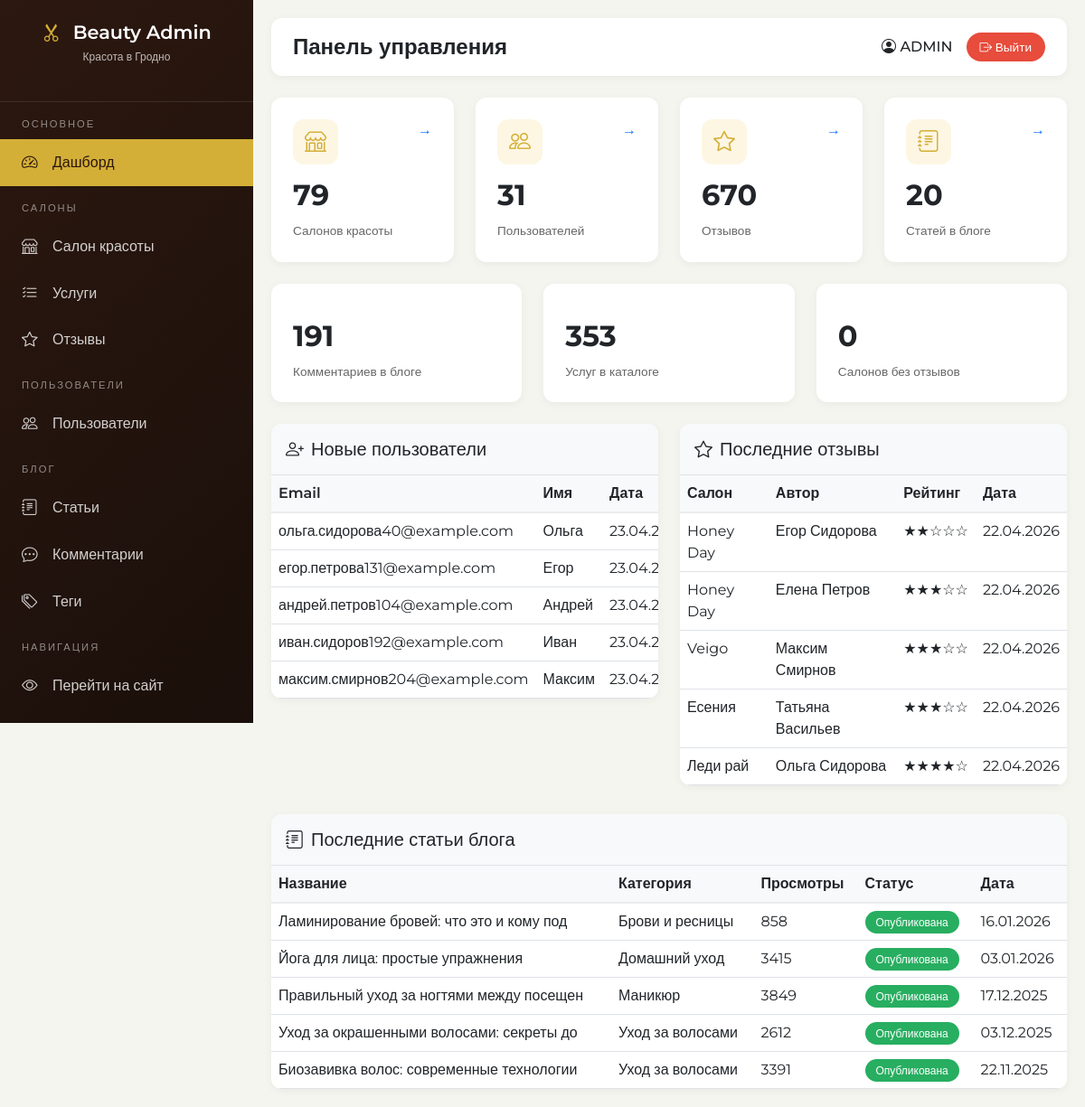
Before: /admin/ (signed in) with the older database file.
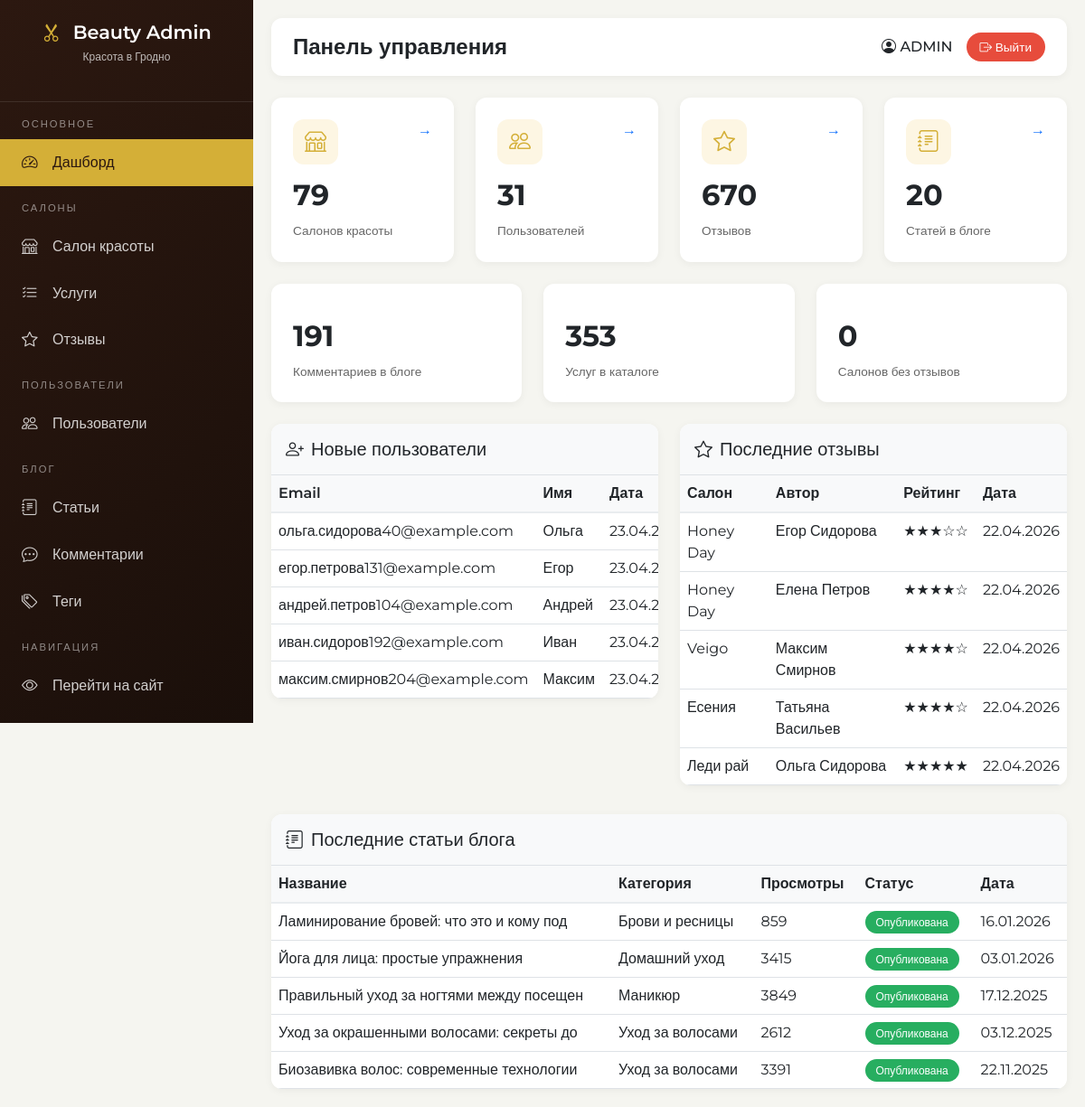
After: the same page with the newer database file.
### models.py (models this page shows)
class Review(db.Model):
    __tablename__ = 'reviews'
    id = db.Column(db.Integer, primary_key=True)
    salon_id = db.Column(db.Integer, db.ForeignKey('salons.id'))
    author_name = db.Column(db.String(100))
    rating = db.Column(db.Integer)
    text = db.Column(db.Text)
    tags = db.Column(db.String(300))
    created_at = db.Column(db.DateTime, server_default=db.func.now())
    user_id = db.Column(db.Integer, db.ForeignKey('users.id'), nullable=True)
    user = db.relationship('User', backref='reviews', lazy=True)  # Добавлено

class BlogPost(db.Model):
    __tablename__ = 'blog_posts'
    id = db.Column(db.Integer, primary_key=True)
    title = db.Column(db.String(200), nullable=False)
    slug = db.Column(db.String(200), unique=True)
    excerpt = db.Column(db.String(500))
    content = db.Column(db.Text, nullable=False)
    author = db.Column(db.String(100), default='Администратор')
    image_url = db.Column(db.String(300), default='/static/img/default.png')
    category = db.Column(db.String(50))
    is_published = db.Column(db.Boolean, default=True)
    views_count = db.Column(db.Integer, default=0)
    created_at = db.Column(db.DateTime, default=datetime.now)
    updated_at = db.Column(db.DateTime, default=datetime.now, onupdate=datetime.now)
    comments = db.relationship('BlogComment', backref='post', lazy=True, cascade='all, delete-orphan')
    tags = db.relationship('BlogTag', secondary=post_tags, backref=db.backref('posts', lazy=True))

class Salon(db.Model):
    __tablename__ = 'salons'
    id = db.Column(db.Integer, primary_key=True)
    name = db.Column(db.String(200))
    category = db.Column(db.String(100))
    description = db.Column(db.Text)
    address = db.Column(db.String(300))
    district = db.Column(db.String(100))
    phone = db.Column(db.String(20))
    working_hours = db.Column(db.String(200))
    rating = db.Column(db.Float, default=0.0)
    reviews_count = db.Column(db.Integer, default=0)
    is_verified = db.Column(db.Boolean, default=False)
    image_url = db.Column(db.String(300), default='/static/img/default.png')
    created_at = db.Column(db.DateTime, server_default=db.func.now())
    social_instagram = db.Column(db.String(300))
    social_vk = db.Column(db.String(300))
    social_facebook = db.Column(db.String(300))
    social_telegram = db.Column(db.String(300))
    services = db.relationship('Service', backref='salon', lazy=True, cascade='all, delete-orphan')
    reviews = db.relationship('Review', backref='salon', lazy=True, cascade='all, delete-orphan')

### admin.py (the view)
@admin_bp.route('/')
@login_required
@admin_required
def index():
    stats = {
        'users': User.query.count(),
        'salons': Salon.query.count(),
        'reviews': Review.query.count(),
        'blog_posts': BlogPost.query.count(),
        'blog_comments': BlogComment.query.count(),
        'services': Service.query.count(),
        'tags': BlogTag.query.count()
    }
    recent_users = User.query.order_by(desc(User.created_at)).limit(5).all()
    recent_reviews = Review.query.order_by(desc(Review.created_at)).limit(5).all()
    recent_posts = BlogPost.query.order_by(desc(BlogPost.created_at)).limit(5).all()
    salons_without_reviews = Salon.query.filter(Salon.reviews_count == 0).count()
    avg_salon_rating = db.session.query(func.avg(Salon.rating)).scalar() or 0
    return render_template('admin/index.html',
        title='Панель управления',
        stats=stats,
        recent_users=recent_users,
        recent_reviews=recent_reviews,
        recent_posts=recent_posts,
        salons_without_reviews=salons_without_reviews,
        avg_salon_rating=round(avg_salon_rating, 1)
    )

### admin.py (called while the page is built)
def admin_required(f):
    @wraps(f)
    def decorated_function(*args, **kwargs):
        if not current_user.is_authenticated or not current_user.is_admin:
            abort(403)
        return f(*args, **kwargs)
    return decorated_function

### app.py (called while the page is built)
@login_manager.user_loader
def load_user(user_id):
    return User.query.get(int(user_id))

@app.context_processor
def inject_now():
    return {'now': datetime.now()}

@app.context_processor
def inject_user():
    user_favorites = []
    if current_user.is_authenticated:
        user_favorites = [s.id for s in current_user.favorite_salons.all()]
    return {
        'current_user': current_user,
        'user_favorites': user_favorites
    }

### templates/admin/index.html (shortened to what the changed rows need)
{% extends "admin/base.html" %}
{% block content %}
<div class="row g-4">
    <div class="col-md-6">
        <div class="admin-table">
            <div class="table-responsive">
                <table class="table table-hover mb-0">
                    <thead>
                        <tr><th>Email</th><th>Имя</th><th>Дата</th><th>Статус</th></tr>
                    </thead>
                </table>
            </div>
        </div>
    </div>
    <div class="col-md-6">
        <div class="admin-table">
            <div class="table-responsive">
                <table class="table table-hover mb-0">
                    <thead>
                        <tr><th>Салон</th><th>Автор</th><th>Рейтинг</th><th>Дата</th></tr>
                    </thead>
                    <tbody>
                        {% for review in recent_reviews %}
                        <tr>
                            <td>{{ review.salon.name[:30] }}</td>
                            <td>{{ review.author_name }}</td>
                            <td>{% for i in range(review.rating) %}★{% endfor %}{% for i in range(5-review.rating) %}☆{% endfor %}</td>
                            <td>{{ review.created_at.strftime('%d.%m.%Y') }}</td>
                        </tr>
                        {% endfor %}
                    </tbody>
                </table>
            </div>
        </div>
    </div>
</div>
<div class="row g-4 mt-2">
    <div class="col-md-12">
        <div class="admin-table">
            <div class="table-responsive">
                <table class="table table-hover mb-0">
                    <thead>
                        <tr><th>Название</th><th>Категория</th><th>Просмотры</th><th>Статус</th><th>Дата</th></tr>
                    </thead>
                    <tbody>
                        {% for post in recent_posts %}
                        <tr>
                            <td>{{ post.title[:40] }}</td>
                            <td>{{ post.category or '-' }}</td>
                            <td>{{ post.views_count }}</td>
                            <td>{% if post.is_published %}<span class="badge-active">Опубликована</span>{% else %}<span class="badge-inactive">Черновик</span>{% endif %}</td>
                            <td>{{ post.created_at.strftime('%d.%m.%Y') }}</td>
                        </tr>
                        {% endfor %}
                    </tbody>
                </table>
            </div>
        </div>
    </div>
</div>
{% endblock %}

Changed rows visible on the page:
changed Review "Егор Сидорова": rating 2 → 3 (drawn)
changed Review "Елена Петров": rating 3 → 4 (drawn)
changed Review "Максим Смирнов": rating 3 → 4 (drawn)
changed Review "Татьяна Васильев": rating 3 → 4 (drawn)
changed Review "Ольга Сидорова": rating 4 → 5 (drawn)
changed BlogPost "Ламинирование бровей: что это и кому под": views_count "858" → "859"
